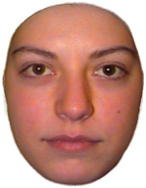
%> input picture Installation Files/Programs_Toolboxes/SinStim_andToolboxes/SinStim/Program/Examples/Images-1part/f1-20.bmp, 146 x 188 px
$ octave --eval "result = backgroundmask(imread('../../../../SinStim/Program/Examples/Images-1part/f1-20.bmp'));"   (GNU Octave 9; MATLAB toolbox functions it lacks are replaced by stand-ins)
%> lines starting %> are read from the running program, lines starting %| are printed output that depends on the picture; in (x1, y1, x2, y2) boxes, pixels count from 0 and x2, y2 are one past the last pixel; in counts of white or black regions, pixels touching at a corner belong together; the program's own positions count from 1
### Installation Files/Programs_Toolboxes/SinStim_andToolboxes/CosyGraphics_dependencies/GLab-2-beta32/stdrgb.m
function RGB = stdrgb(RGB,nChannels)
% STDRGB   Convert to MATLAB most standard RGB format: doubles in the range 0-1.
%    RGB = STDRGB(RGB)  converts color/image matrix RGB. If RGB is an uint matrix,
%    convert it to double and divide it by 255 ; if it's already double, do nothing.
%
%    RGB = STDRGB(RGB,nChannels)  <todo>


switch class(RGB)
    case {'double','single','logical'}
        % do nothing.
    case 'uint8'
        RGB = double(RGB) * 255;
    otherwise
        error('Unsupported type for RGB data.')
end


### Installation Files/Programs_Toolboxes/SinStim_andToolboxes/CosyGraphics_dependencies/CosyGraphics-3-beta38/TOOLBOX/cosydisplay/backgroundmask.m
function [BG,bgcolor] = backgroundmask(I,varargin)
% BACKGROUNDMASK  Make a binary background mask. {slow}
%    BG = BACKGROUNDMASK(I)  returns the logical matrix BG, where background
%    pixels in image I are represented by 1 and non-background pixels by 0.
%    Background color will be determined automatically.
%
%    BG = BACKGROUNDMASK(C), where C is a cell array containing image matrices,
%    returns background matrices in the cell array BG of same dimensions than C.
%
%    BG = BACKGROUNDMASK(I|C, bgcolor)  does the same for given backgroundcolor.
%    bgcolor is a [r,g,b] vector in the range 0.0 to 1.0.
%
%    BG = BACKGROUNDMASK(I|C, <bgcolor,> err)  searches for RGB values +/- err.
%    'err' value can be either in the range 0.0-1.0 or 0-255. Default is 1/255.
%
%    BG = BACKGROUNDMASK(I|C, <bgcolor,> err, Erode)  erodes the foreground form
%    (i.e.: remove pixels from the border). 'Erode' is the number of pixels of
%    erosion. If it's a negative number, it's the background which will be eroded.
%
%    BG = BACKGROUNDMASK(I|C, <bgcolor,> err, Erode, FillHoles),  if FillHoles = 1,
%    fills the holes in the foreground shape if any. If FillHoles = 0, doesn't fill
%    the holes (default). <TODO!>
%
%    [BG, bgcolor] = BACKGROUNDMASK(I <,err>)  returns also the background color.
%    I must be a matrix, not a cell array.
%
% See also CHANGEBACKGROUNDCOLOR, ADDBACKGROUNDALPHA, HSVMASK.
%
% Ben,	Oct. 2007.

% <TODO:
%   - Logical, Grayscale images.
%   - Fill holes.
% >

% INPUT ARGS
% First arg is a Cell Array: Recursive Call
if iscell(I)
    BG = cell(size(I));
    for i = 1 : numel(I)
        BG{i} = backgroundmask(I{i},varargin{:}); % <---RECURSIVE CALL---!!!
    end
    return                                        % <---!!!
end

% I
I = stdrgb(I) * 255; % 0:1 -> 0:255
if ndims(I) == 2, I = cat(3,I,I,I); end
if ndims(I) == 4, I = I(:,:,1:3); end

% bgcolor
if nargin >= 2 && length(varargin{1}) >= 3
    bgcolor = stdrgb(varargin{1}(1:3)) * 255; % 0:1 -> 0:255
    varargin(1) = [];
end

% err
if ~isempty(varargin)
    err = varargin{1};
    if err < 1, err = round(err * 255); end % 0:1 -> 0:255
else % Default:
	err = 1;
end

% Dilate (Erode fg = Dilate bg)
try   Dilate = varargin{2};
catch Dilate = 0;
end

% FillHoles
try   FillHoles = varargin{3};
catch FillHoles = 1;
end

% FIND BACKGROUND COLOR (if not given)
% We assume that:
%   - One of the 4 corners has the background color.
%     This can be false for very noisy images. <TODO: Fix this!>
%   - They are more pixels of the background color than of any
%     other color. This is reasonable for natural pictures.
if ~exist('bgcolor','var')
    c1 = I(1,1,:);
%> c1 = [16581375 16581375 16581375]
    c2 = I(1,end,:);
%> c2 = [16581375 16581375 16581375]
    c3 = I(end,1,:);
%> c3 = [16516350 16516350 16516350]
    c4 = I(end,end,:);
%> c4 = [16581375 16581375 16581375]
    corner_colors = [c1(:)'; c2(:)'; c3(:)'; c4(:)'];
%> corner_colors = [16581375 16581375 16581375; 16581375 16581375 16581375; 16516350 16516350 16516350; 16581375 16581375 16581375]
    goodone = 0;
    maxi = 0;
    for corner = 1 : 4
        f1 = find(I(:,:,1) == corner_colors(corner,1));
        f2 = find(I(:,:,2) == corner_colors(corner,2));
        f3 = find(I(:,:,3) == corner_colors(corner,3));
        f = unique([f1' f2' f3']);
        if length(f) > maxi
            goodone = corner;
            maxi = length(f);
        end
    end
%> this loop made 4 passes
%> maxi on pass 1: 4780
%> after the loop, goodone = 1
    bgcolor = corner_colors(goodone,:);
%> bgcolor = [16581375 16581375 16581375]
end

% FIND BACKGROUND PIXELS
BGr = I(:,:,1) <= bgcolor(1) + err & I(:,:,1) >= bgcolor(1) - err;
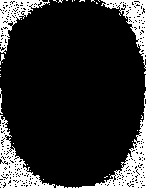
%> BGr: size 188x146 logical; 15.9% white; 40 white regions (34 under 20 px), largest, box (x1, y1, x2, y2) and area: (79, 91, 146, 188) 1270, (0, 115, 55, 188) 1225, (101, 0, 146, 69) 886, (0, 0, 50, 54) 822, (0, 88, 3, 114) 35, (0, 54, 5, 65) 23
BGg = I(:,:,2) <= bgcolor(2) + err & I(:,:,2) >= bgcolor(2) - err;
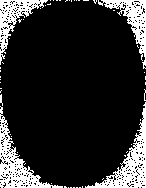
%> BGg: size 188x146 logical; 16.5% white; 54 white regions (49 under 20 px), largest, box (x1, y1, x2, y2) and area: (85, 102, 146, 188) 1310, (0, 106, 63, 188) 1290, (98, 0, 146, 69) 915, (0, 0, 48, 65) 868, (0, 94, 3, 106) 20
BGb = I(:,:,3) <= bgcolor(3) + err & I(:,:,3) >= bgcolor(3) - err;
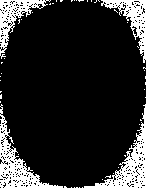
%> BGb: size 188x146 logical; 15.7% white; 50 white regions (46 under 20 px), largest, box (x1, y1, x2, y2) and area: (0, 104, 63, 188) 1264, (84, 104, 146, 188) 1254, (101, 0, 146, 63) 850, (0, 0, 51, 59) 832
BG = BGr & BGg & BGb;
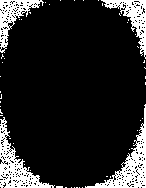
%> BG: size 188x146 logical; 14.6% white; 51 white regions (47 under 20 px), largest, box (x1, y1, x2, y2) and area: (85, 104, 146, 188) 1194, (0, 117, 55, 188) 1170, (101, 0, 146, 59) 791, (0, 0, 44, 53) 749

% Case of uniform image: Return matrix of 0s
if sum(BG(:)) == numel(BG)
    BG = logical(zeros(size(BG)));

% Dilate foreground
elseif Dilate > 0
    se = strel('disk',Dilate,0);
    BG = imdilate(BG,se);

elseif Dilate < 0
    se = strel('disk',-Dilate,0);
    BG = imerode(BG,se);

end

% OUTPUT ARGS
bgcolor = bgcolor / 255;
%> bgcolor = [65025 65025 65025]

$ run again, on Installation Files/Programs_Toolboxes/SinStim_andToolboxes/SinStim/Program/Examples/Images-1part/f1-80.bmp
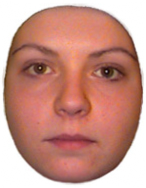
%> input picture Installation Files/Programs_Toolboxes/SinStim_andToolboxes/SinStim/Program/Examples/Images-1part/f1-80.bmp, 146 x 188 px
%> c1 = [16581375 16581375 16581375]
%> corner_colors = [16581375 16581375 16581375; 16581375 16581375 16581375; 16581375 16581375 16581375; 16581375 16581375 16581375]
%> the loop in backgroundmask, `for corner = 1 : 4` made 4 passes
%> maxi on pass 1: 5069
%> after the loop in backgroundmask, `for corner = 1 : 4`: goodone = 1
%> in backgroundmask, `bgcolor = corner_colors(goodone,:);`: bgcolor = [16581375 16581375 16581375]
%> in backgroundmask, `BGr = I(:,:,1) <= bgcolor(1) + err & I(:,:,1) >= bgcolor(1) - err;`:
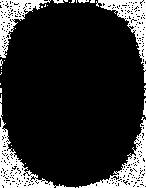
%> BGr: size 188x146 logical; 16.8% white; 29 white regions (22 under 20 px), largest, box (x1, y1, x2, y2) and area: (0, 94, 75, 188) 1255, (79, 117, 146, 188) 1189, (96, 0, 146, 83) 1068
%> BGg: size 188x146 logical; 17.5% white; 25 white regions (19 under 20 px), largest, box (x1, y1, x2, y2) and area: (79, 78, 146, 188) 1295, (0, 106, 75, 188) 1291, (74, 0, 146, 74) 1133, (0, 0, 55, 75) 1005, (0, 90, 2, 103) 22, (64, 0, 73, 3) 20
%> BGb: size 188x146 logical; 16.6% white; 45 white regions (40 under 20 px), largest, box (x1, y1, x2, y2) and area: (0, 110, 67, 188) 1228, (82, 99, 146, 188) 1188, (94, 0, 146, 72) 1044, (0, 0, 56, 58) 919, (69, 0, 84, 3) 33
%> in backgroundmask, `BG = BGr & BGg & BGb;`:
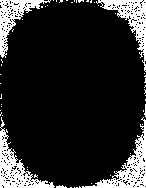
%> BG: size 188x146 logical; 15.3% white; 54 white regions (49 under 20 px), largest, box (x1, y1, x2, y2) and area: (82, 117, 146, 188) 1108, (0, 117, 55, 188) 1103, (96, 0, 146, 72) 975, (0, 0, 51, 58) 852, (56, 185, 67, 188) 22
%> in backgroundmask, `bgcolor = bgcolor / 255;`: bgcolor = [65025 65025 65025]

$ run again, on Installation Files/Programs_Toolboxes/SinStim_andToolboxes/SinStim/Program/Examples/Images-1part/f2-20.bmp
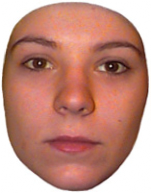
%> input picture Installation Files/Programs_Toolboxes/SinStim_andToolboxes/SinStim/Program/Examples/Images-1part/f2-20.bmp, 151 x 193 px
%> c1 = [16581375 16581375 16581375]
%> corner_colors = [16581375 16581375 16581375; 16581375 16581375 16581375; 16581375 16581375 16581375; 16581375 16581375 16581375]
%> the loop in backgroundmask, `for corner = 1 : 4` made 4 passes
%> maxi on pass 1: 4609
%> after the loop in backgroundmask, `for corner = 1 : 4`: goodone = 1
%> in backgroundmask, `bgcolor = corner_colors(goodone,:);`: bgcolor = [16581375 16581375 16581375]
%> in backgroundmask, `BGr = I(:,:,1) <= bgcolor(1) + err & I(:,:,1) >= bgcolor(1) - err;`:
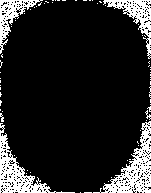
%> BGr: size 193x151 logical; 14.1% white; 68 white regions (62 under 20 px), largest, box (x1, y1, x2, y2) and area: (93, 121, 151, 193) 1338, (0, 123, 75, 193) 1165, (103, 0, 151, 59) 762, (0, 0, 43, 54) 643, (145, 110, 151, 120) 22, (0, 113, 4, 122) 21
%> BGg: size 193x151 logical; 15% white; 37 white regions (32 under 20 px), largest, box (x1, y1, x2, y2) and area: (93, 100, 151, 193) 1446, (0, 77, 55, 193) 1263, (101, 0, 151, 67) 822, (0, 0, 40, 71) 711, (56, 191, 76, 193) 21
%> BGb: size 193x151 logical; 13.9% white; 48 white regions (43 under 20 px), largest, box (x1, y1, x2, y2) and area: (93, 117, 151, 193) 1346, (0, 134, 55, 193) 1107, (101, 0, 151, 56) 762, (0, 0, 40, 49) 632, (146, 101, 150, 118) 30
%> in backgroundmask, `BG = BGr & BGg & BGb;`:
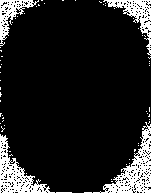
%> BG: size 193x151 logical; 12.7% white; 64 white regions (60 under 20 px), largest, box (x1, y1, x2, y2) and area: (93, 122, 151, 193) 1243, (0, 134, 55, 193) 1056, (103, 0, 151, 56) 704, (0, 0, 39, 46) 558
%> in backgroundmask, `bgcolor = bgcolor / 255;`: bgcolor = [65025 65025 65025]
